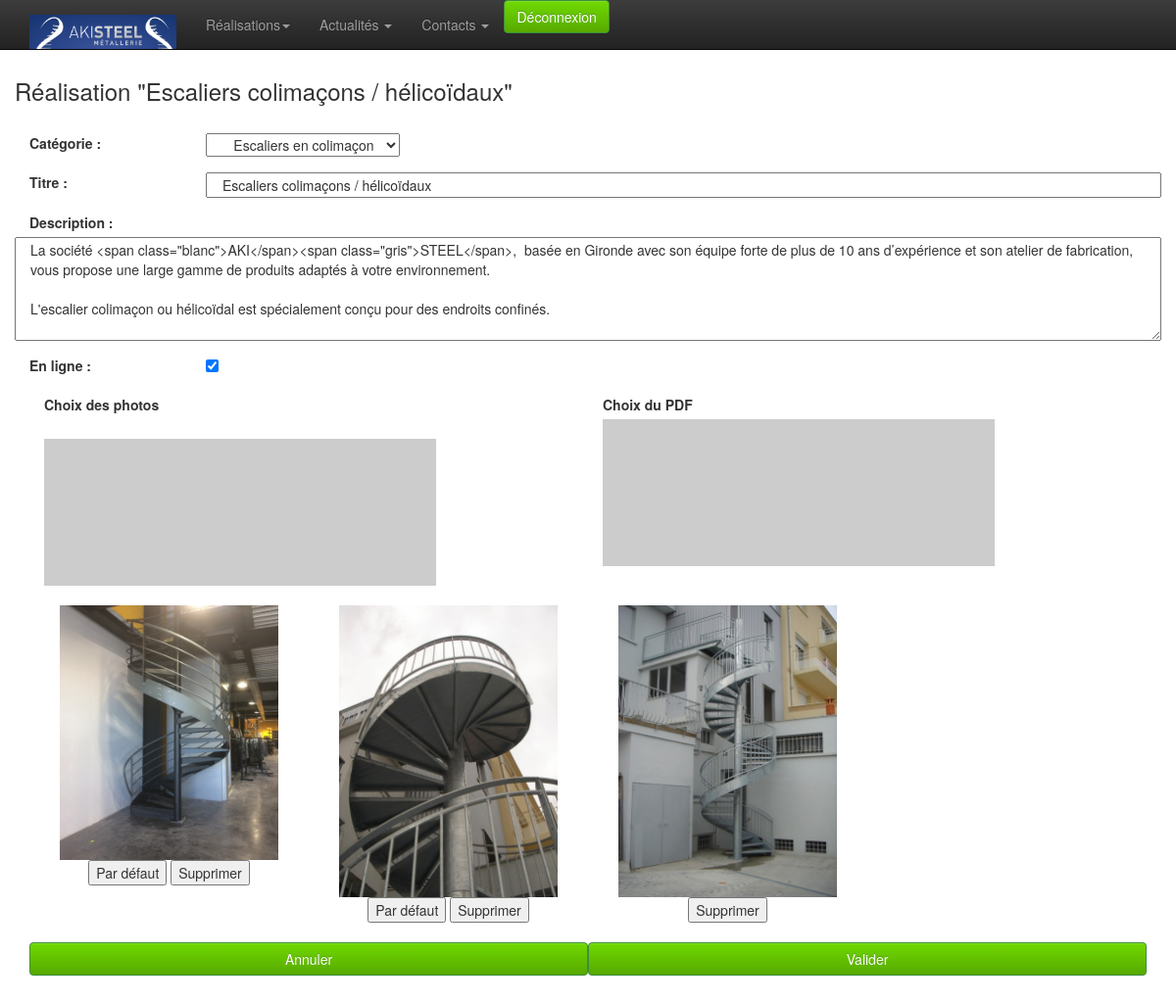
Before: /admin/produit/edition.php?id=2 (signed in) with the older database file.
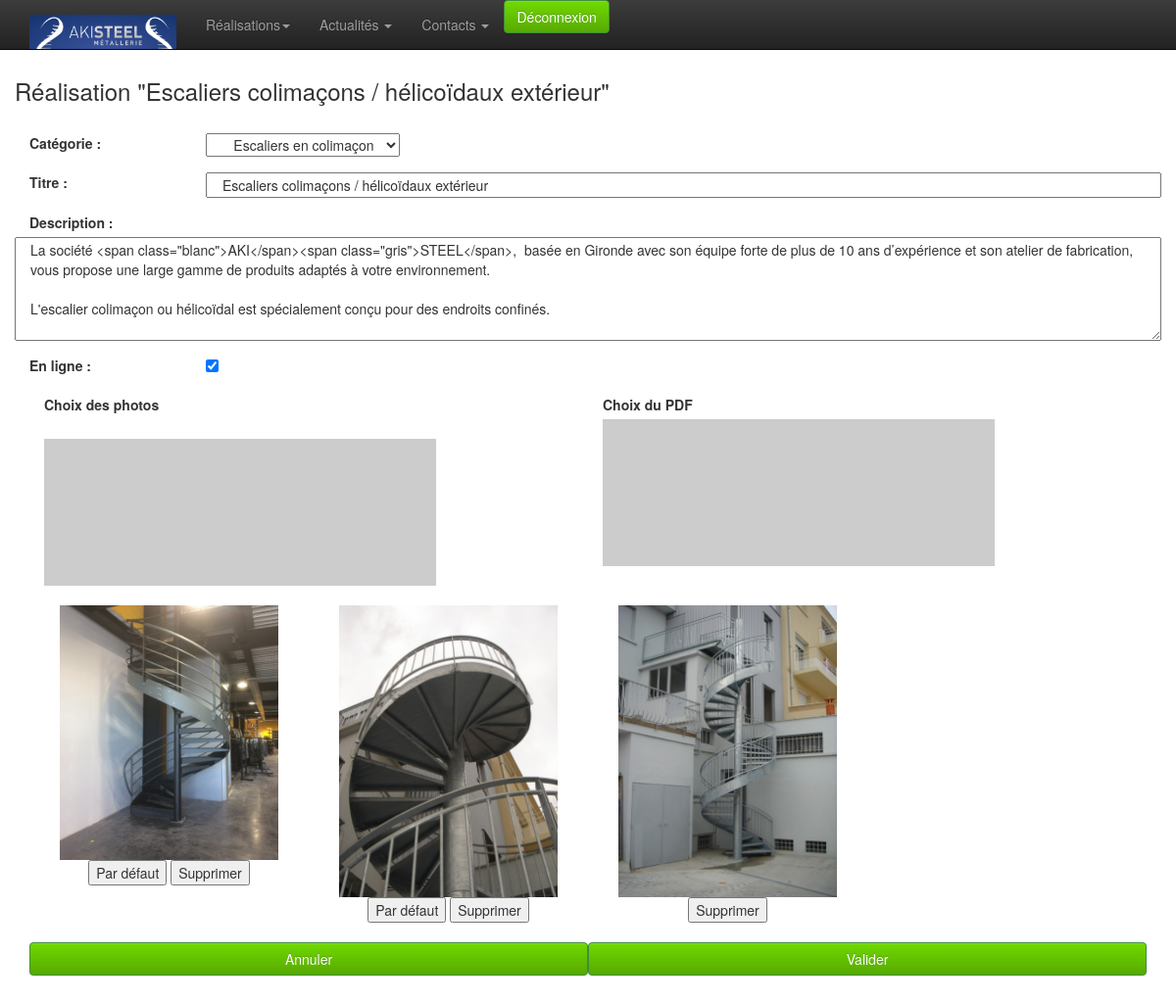
After: the same page with the newer database file.
### tables this page shows
CREATE TABLE `product` (
  `id` int(10) unsigned NOT NULL AUTO_INCREMENT,
  `id_categorie` int(11) NOT NULL,
  `nom` varchar(100) NOT NULL,
  `description` text NOT NULL,
  `fichier_pdf` varchar(100) NOT NULL,
  `online` enum('0','1') NOT NULL DEFAULT '0',
  PRIMARY KEY (`id`)
);

### admin/classes/StorageManager.php (called while the page is built, shortened)
<?php
class StorageManager{
	protected function dbConnect() {
	    $host = DBHOST;
	    $user = DBUSER;
	    $pass = DBPASSWD;
	    $bdd  = DBNAME;
		try {
			$this->mysqli = new mysqli ($host, $user, $pass, $bdd) ;
		} catch (Exception $e) {
			throw new Exception("Erreur Connexion DB ". $e->getMessage());
		}
	}
}
?>

### admin/classes/Produit.php (called while the page is built, shortened)
<?php
require_once("StorageManager.php");
class Produit extends StorageManager {
	public function load( $id, $debug=false ){
		$new_array = null;
		$requete = "SELECT * FROM `product` WHERE id = " . $id ;
		$result = mysqli_query( $this->mysqli, $requete );
		while( $row = mysqli_fetch_assoc( $result ) ) {
			$new_array[] = $row;
		}
		return $new_array;
	}
}

### admin/produit/edition.php (the view, shortened to what the changed rows need)
<?
	require '../classes/Produit.php';
	$debug = 			false;
	$produit = 			new Produit();
	if ( !empty( $_GET ) ) {
		$result = $produit->load( $_GET[ "id" ], $debug );
		if ( !empty( $result ) ) {
			$titre_page = 	'Réalisation "'. $result[ 0 ][ "nom" ] . '"';
			$nom = 			$result[ 0 ][ "nom" ];
			$description = 	$result[ 0 ][ "description" ];
		}
		else $message = 'Aucun enregistrement';
	}
?>
<!doctype html>
<html class="no-js" lang="fr">
	<head>
		<? include_once "../inc-meta.php" ; ?>
	</head>
	<body>
		<div class="container">
			<div class="row">
				<h3><?=$titre_page?></h3><br>
				<div class="col-xs-12 col-sm-12 col-md-12">
					<form name="formulaire" id="formulaire" class="form-horizontal" method="POST" action="traitement.php">
						<div class="form-group" >
							<label class="col-sm-2" for="titre">Titre :</label>
							<input type="text" class="col-sm-10" name="nom" required value="<?=$nom?>">
						</div>
						<div class="form-group">
							<label class="col-sm-2" for="description">Description :</label><br>
							<textarea class="col-sm-12" name="description" id="description" required rows="5" ><?=$description?></textarea>
						</div>
				  </form>
				</div>
			</div>
		</div>
	</body>
</html>

Changed rows visible on the page:
changed product: nom "Réalisation \"Escaliers colimaçons / hélicoïdaux\"" → "Réalisation \"Escaliers colimaçons / hélicoïdaux extérieur\""; nom "Escaliers colimaçons / hélicoïdaux" → "Escaliers colimaçons / hélicoïdaux extérieur"
